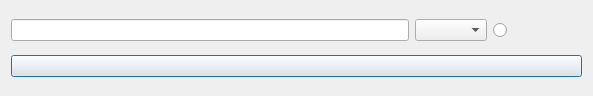
<?xml version="1.0" encoding="UTF-8"?>
<ui version="4.0">
 <class>direccion</class>
 <widget class="QDialog" name="direccion">
  <property name="geometry">
   <rect>
    <x>0</x>
    <y>0</y>
    <width>593</width>
    <height>96</height>
   </rect>
  </property>
  <property name="windowTitle">
   <string>Ruta</string>
  </property>
  <property name="windowIcon">
   <iconset resource="iconos.qrc">
    <normaloff>:/new/prefix1/iconos/ruta.png</normaloff>:/new/prefix1/iconos/ruta.png</iconset>
  </property>
  <layout class="QGridLayout" name="gridLayout">
   <item row="0" column="0">
    <layout class="QHBoxLayout" name="horizontalLayout">
     <item>
      <widget class="QLineEdit" name="ruta"/>
     </item>
     <item>
      <widget class="QComboBox" name="extencion"/>
     </item>
     <item>
      <widget class="QRadioButton" name="en">
       <property name="text">
        <string>                   </string>
       </property>
      </widget>
     </item>
    </layout>
   </item>
   <item row="1" column="0">
    <widget class="QPushButton" name="ir">
     <property name="text">
      <string/>
     </property>
    </widget>
   </item>
  </layout>
 </widget>
 <resources>
  <include location="iconos.qrc"/>
 </resources>
 <connections/>
</ui>
